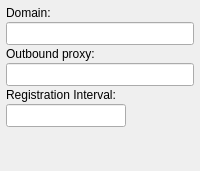
           <widget class="QWidget" name="acc_proto_advanced_default" >
            <property name="sizePolicy" >
             <sizepolicy vsizetype="Preferred" hsizetype="MinimumExpanding" >
              <horstretch>0</horstretch>
              <verstretch>0</verstretch>
             </sizepolicy>
            </property>
            <layout class="QVBoxLayout" >
             <property name="spacing" >
              <number>2</number>
             </property>
             <property name="leftMargin" >
              <number>6</number>
             </property>
             <property name="topMargin" >
              <number>6</number>
             </property>
             <property name="rightMargin" >
              <number>6</number>
             </property>
             <property name="bottomMargin" >
              <number>4</number>
             </property>
             <item>
              <widget class="QLabel" name="label_7" >
               <property name="text" >
                <string>Domain:</string>
               </property>
              </widget>
             </item>
             <item>
              <widget class="QLineEdit" name="acc_proto_default_domain" >
               <property name="minimumSize" >
                <size>
                 <width>0</width>
                 <height>23</height>
                </size>
               </property>
               <property name="maximumSize" >
                <size>
                 <width>16777215</width>
                 <height>23</height>
                </size>
               </property>
              </widget>
             </item>
             <item>
              <widget class="QLabel" name="label_14" >
               <property name="text" >
                <string>Outbound proxy:</string>
               </property>
              </widget>
             </item>
             <item>
              <widget class="QLineEdit" name="acc_proto_default_outbound" >
               <property name="sizePolicy" >
                <sizepolicy vsizetype="Fixed" hsizetype="Expanding" >
                 <horstretch>0</horstretch>
                 <verstretch>0</verstretch>
                </sizepolicy>
               </property>
               <property name="minimumSize" >
                <size>
                 <width>0</width>
                 <height>23</height>
                </size>
               </property>
               <property name="maximumSize" >
                <size>
                 <width>16777215</width>
                 <height>23</height>
                </size>
               </property>
              </widget>
             </item>
             <item>
              <widget class="QLabel" name="label_15" >
               <property name="text" >
                <string>Registration Interval:</string>
               </property>
              </widget>
             </item>
             <item>
              <widget class="QLineEdit" name="acc_proto_default_interval" >
               <property name="minimumSize" >
                <size>
                 <width>0</width>
                 <height>23</height>
                </size>
               </property>
               <property name="maximumSize" >
                <size>
                 <width>120</width>
                 <height>23</height>
                </size>
               </property>
               <property name="alignment" >
                <set>Qt::AlignLeading</set>
               </property>
              </widget>
             </item>
             <item>
              <spacer>
               <property name="orientation" >
                <enum>Qt::Vertical</enum>
               </property>
               <property name="sizeHint" >
                <size>
                 <width>20</width>
                 <height>40</height>
                </size>
               </property>
              </spacer>
             </item>
            </layout>
           </widget>
